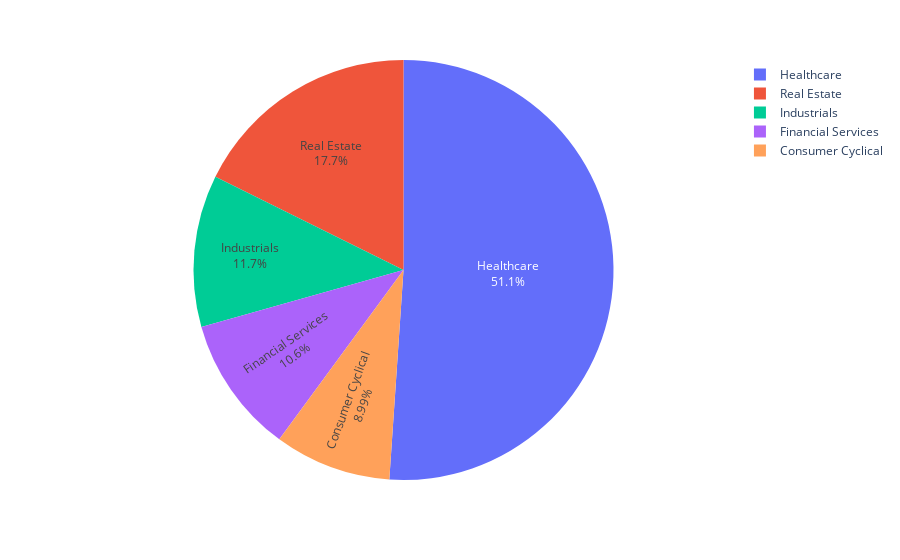
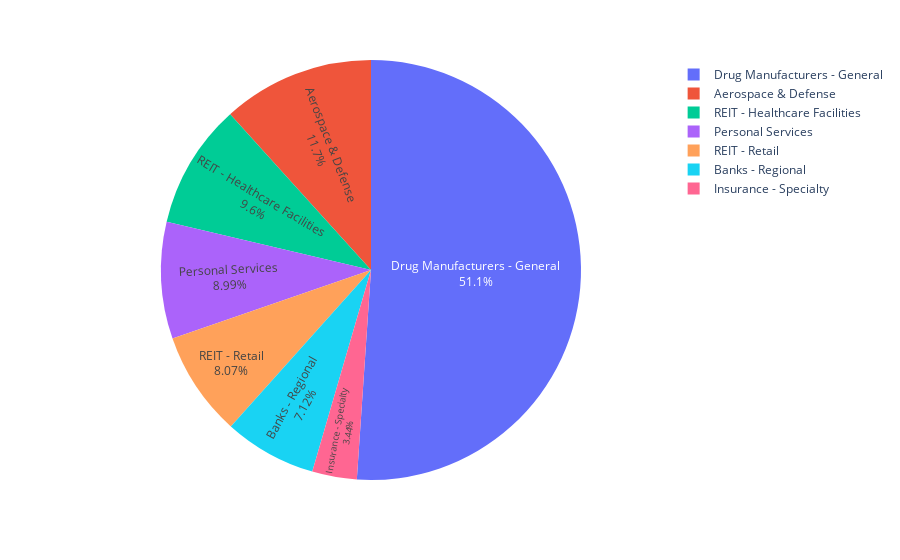

Source (notebook cell) for these figures, in order:
### Code cell
# df.groupby(['sector']).sum()['value'].reset_index()

fig = px.pie(df.groupby(['sector']).sum().reset_index(), values='value', names='sector')
fig.update_traces(textposition='inside', textinfo='percent+label')
fig.show()

fig = px.pie(df.groupby(['industry']).sum().reset_index(), values='value', names='industry')
fig.update_traces(textposition='inside', textinfo='percent+label')
fig.show()

### Figure 1 — Plotly figure (JSON) as saved in the notebook; plotly's stock layout.template omitted (floating-point values rounded to 4 significant figures)
{"data": [{"domain": {"x": [0, 1], "y": [0, 1]}, "hovertemplate": "sector=%{label}<br>value=%{value}<extra></extra>", "labels": ["Consumer Cyclical", "Financial Services", "Healthcare", "Industrials", "Real Estate"], "legendgroup": "", "name": "", "showlegend": true, "textinfo": "percent+label", "textposition": "inside", "type": "pie", "values": [364, 427.3, 2067.0, 473.7, 715.4]}], "layout": {"legend": {"tracegroupgap": 0}, "margin": {"t": 60}}}

### Figure 2 — Plotly figure (JSON) as saved in the notebook; plotly's stock layout.template omitted (floating-point values rounded to 4 significant figures)
{"data": [{"domain": {"x": [0, 1], "y": [0, 1]}, "hovertemplate": "industry=%{label}<br>value=%{value}<extra></extra>", "labels": ["Aerospace & Defense", "Banks - Regional", "Drug Manufacturers - General", "Insurance - Specialty", "Personal Services", "REIT - Healthcare Facilities", "REIT - Retail"], "legendgroup": "", "name": "", "showlegend": true, "textinfo": "percent+label", "textposition": "inside", "type": "pie", "values": [473.7, 288.2, 2067.0, 139.1, 364, 388.6, 326.9]}], "layout": {"legend": {"tracegroupgap": 0}, "margin": {"t": 60}}}
